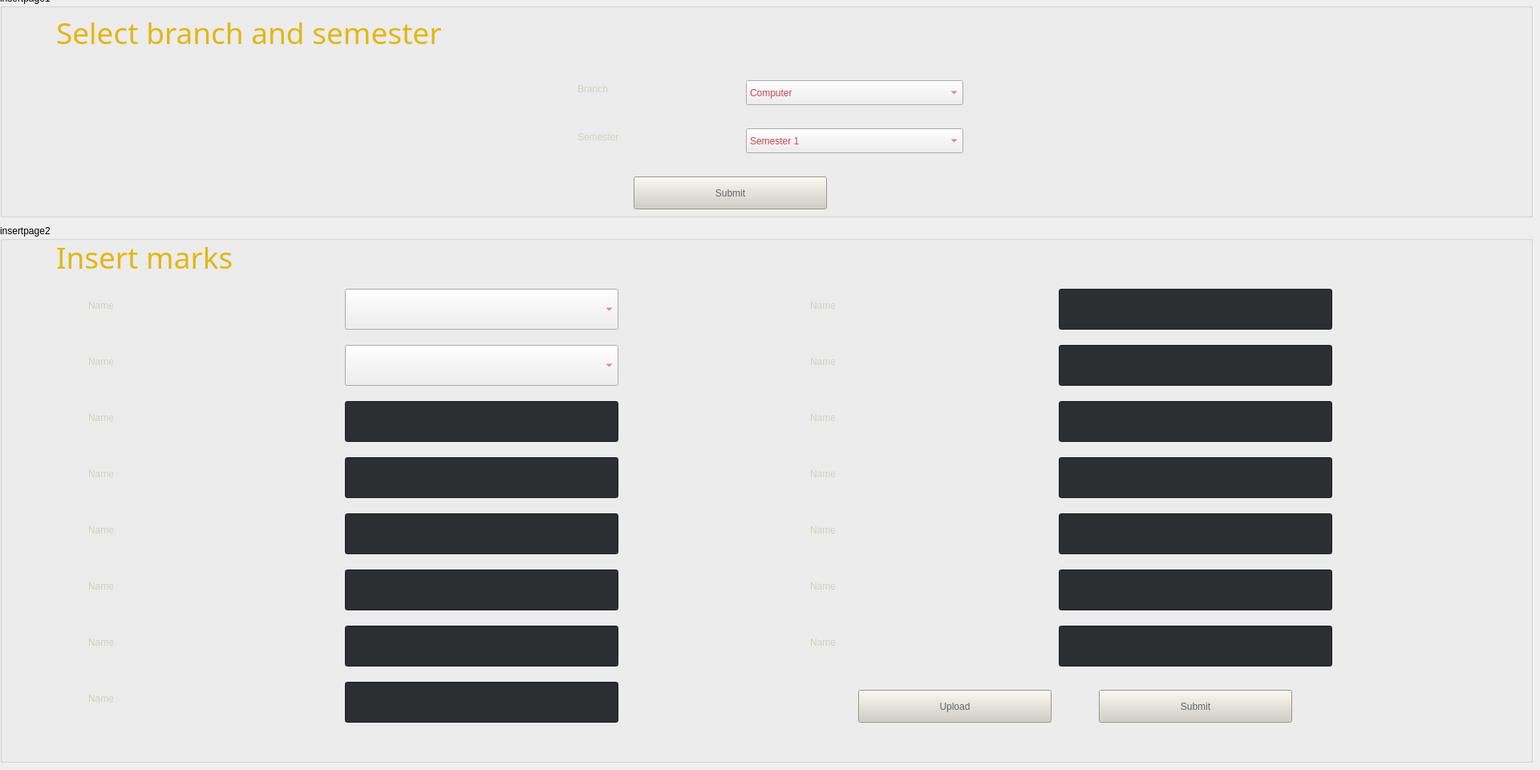
    <widget class="QWidget" name="tab_7">
     <attribute name="title">
      <string>insert</string>
     </attribute>
     <widget class="QGroupBox" name="gb31">
      <property name="geometry">
       <rect>
        <x>0</x>
        <y>-10</y>
        <width>1911</width>
        <height>281</height>
       </rect>
      </property>
      <property name="mouseTracking">
       <bool>false</bool>
      </property>
      <property name="styleSheet">
       <string notr="true"/>
      </property>
      <property name="title">
       <string>insertpage1</string>
      </property>
      <widget class="QLabel" name="label_21">
       <property name="geometry">
        <rect>
         <x>70</x>
         <y>20</y>
         <width>741</width>
         <height>61</height>
        </rect>
       </property>
       <property name="font">
        <font>
         <family>Roboto Mono SemiBold</family>
         <pointsize>28</pointsize>
         <weight>7</weight>
         <italic>false</italic>
         <bold>false</bold>
        </font>
       </property>
       <property name="styleSheet">
        <string notr="true">color: rgb(226, 183, 20);
font: 63 28pt &quot;Roboto Mono SemiBold&quot;;
</string>
       </property>
       <property name="text">
        <string>Select branch and semester</string>
       </property>
      </widget>
      <widget class="QLabel" name="label_24">
       <property name="geometry">
        <rect>
         <x>720</x>
         <y>160</y>
         <width>231</width>
         <height>41</height>
        </rect>
       </property>
       <property name="styleSheet">
        <string notr="true">color: rgb(209, 208, 197);
font: 57 14pt &quot;Roboto Mono Medium&quot;;</string>
       </property>
       <property name="text">
        <string>Semester</string>
       </property>
      </widget>
      <widget class="QLabel" name="label_23">
       <property name="geometry">
        <rect>
         <x>720</x>
         <y>100</y>
         <width>231</width>
         <height>41</height>
        </rect>
       </property>
       <property name="styleSheet">
        <string notr="true">color: rgb(209, 208, 197);
font: 57 14pt &quot;Roboto Mono Medium&quot;;</string>
       </property>
       <property name="text">
        <string>Branch</string>
       </property>
      </widget>
      <widget class="QComboBox" name="cb31">
       <property name="geometry">
        <rect>
         <x>930</x>
         <y>110</y>
         <width>271</width>
         <height>31</height>
        </rect>
       </property>
       <property name="styleSheet">
        <string notr="true">color: rgb(202, 71, 84);
selection-color: rgb(100, 102, 105);
selection-background-color: rgb(226, 183, 20);</string>
       </property>
       <item>
        <property name="text">
         <string>Computer</string>
        </property>
       </item>
       <item>
        <property name="text">
         <string>Information technology</string>
        </property>
       </item>
       <item>
        <property name="text">
         <string>Artificial intelligence and data science</string>
        </property>
       </item>
       <item>
        <property name="text">
         <string>Electronics and telecommunication</string>
        </property>
       </item>
       <item>
        <property name="text">
         <string>Mechanical</string>
        </property>
       </item>
      </widget>
      <widget class="QComboBox" name="cb32">
       <property name="geometry">
        <rect>
         <x>930</x>
         <y>170</y>
         <width>271</width>
         <height>31</height>
        </rect>
       </property>
       <property name="styleSheet">
        <string notr="true">color: rgb(202, 71, 84);
selection-color: rgb(100, 102, 105);
selection-background-color: rgb(226, 183, 20);</string>
       </property>
       <item>
        <property name="text">
         <string>Semester 1</string>
        </property>
       </item>
       <item>
        <property name="text">
         <string>Semester 2</string>
        </property>
       </item>
       <item>
        <property name="text">
         <string>Semester 3</string>
        </property>
       </item>
       <item>
        <property name="text">
         <string>Semester 4</string>
        </property>
       </item>
       <item>
        <property name="text">
         <string>Semester 5</string>
        </property>
       </item>
       <item>
        <property name="text">
         <string>Semester 6</string>
        </property>
       </item>
       <item>
        <property name="text">
         <string>Semester 7</string>
        </property>
       </item>
       <item>
        <property name="text">
         <string>Semester 8</string>
        </property>
       </item>
      </widget>
      <widget class="QPushButton" name="b31">
       <property name="geometry">
        <rect>
         <x>790</x>
         <y>230</y>
         <width>241</width>
         <height>41</height>
        </rect>
       </property>
       <property name="styleSheet">
        <string notr="true">background-color: rgb(209, 208, 197);
color: rgb(100, 102, 105);</string>
       </property>
       <property name="text">
        <string>Submit</string>
       </property>
      </widget>
     </widget>
     <widget class="QGroupBox" name="gb32">
      <property name="geometry">
       <rect>
        <x>0</x>
        <y>280</y>
        <width>1911</width>
        <height>671</height>
       </rect>
      </property>
      <property name="title">
       <string>insertpage2</string>
      </property>
      <widget class="QLabel" name="label_25">
       <property name="geometry">
        <rect>
         <x>70</x>
         <y>20</y>
         <width>341</width>
         <height>41</height>
        </rect>
       </property>
       <property name="font">
        <font>
         <family>Roboto Mono SemiBold</family>
         <pointsize>28</pointsize>
         <weight>7</weight>
         <italic>false</italic>
         <bold>false</bold>
        </font>
       </property>
       <property name="styleSheet">
        <string notr="true">color: rgb(226, 183, 20);
font: 63 28pt &quot;Roboto Mono SemiBold&quot;;
</string>
       </property>
       <property name="text">
        <string>Insert marks</string>
       </property>
      </widget>
      <widget class="QLabel" name="lbim301">
       <property name="geometry">
        <rect>
         <x>110</x>
         <y>80</y>
         <width>261</width>
         <height>41</height>
        </rect>
       </property>
       <property name="styleSheet">
        <string notr="true">color: rgb(209, 208, 197);
font: 57 14pt &quot;Roboto Mono Medium&quot;;</string>
       </property>
       <property name="text">
        <string>Name</string>
       </property>
      </widget>
      <widget class="QLabel" name="lbim302">
       <property name="geometry">
        <rect>
         <x>110</x>
         <y>150</y>
         <width>261</width>
         <height>41</height>
        </rect>
       </property>
       <property name="styleSheet">
        <string notr="true">color: rgb(209, 208, 197);
font: 57 14pt &quot;Roboto Mono Medium&quot;;</string>
       </property>
       <property name="text">
        <string>Name</string>
       </property>
      </widget>
      <widget class="QLabel" name="lbim303">
       <property name="geometry">
        <rect>
         <x>110</x>
         <y>220</y>
         <width>261</width>
         <height>41</height>
        </rect>
       </property>
       <property name="styleSheet">
        <string notr="true">color: rgb(209, 208, 197);
font: 57 14pt &quot;Roboto Mono Medium&quot;;</string>
       </property>
       <property name="text">
        <string>Name</string>
       </property>
      </widget>
      <widget class="QLineEdit" name="tf303">
       <property name="geometry">
        <rect>
         <x>430</x>
         <y>220</y>
         <width>341</width>
         <height>51</height>
        </rect>
       </property>
       <property name="styleSheet">
        <string notr="true">background-color: rgb(44, 46, 49);
color: rgb(209, 208, 197);</string>
       </property>
       <property name="text">
        <string/>
       </property>
      </widget>
      <widget class="QLabel" name="lbim304">
       <property name="geometry">
        <rect>
         <x>110</x>
         <y>290</y>
         <width>261</width>
         <height>41</height>
        </rect>
       </property>
       <property name="styleSheet">
        <string notr="true">color: rgb(209, 208, 197);
font: 57 14pt &quot;Roboto Mono Medium&quot;;</string>
       </property>
       <property name="text">
        <string>Name</string>
       </property>
      </widget>
      <widget class="QLineEdit" name="tf304">
       <property name="geometry">
        <rect>
         <x>430</x>
         <y>290</y>
         <width>341</width>
         <height>51</height>
        </rect>
       </property>
       <property name="styleSheet">
        <string notr="true">background-color: rgb(44, 46, 49);
color: rgb(209, 208, 197);</string>
       </property>
       <property name="text">
        <string/>
       </property>
      </widget>
      <widget class="QLabel" name="lbim305">
       <property name="geometry">
        <rect>
         <x>110</x>
         <y>360</y>
         <width>261</width>
         <height>41</height>
        </rect>
       </property>
       <property name="styleSheet">
        <string notr="true">color: rgb(209, 208, 197);
font: 57 14pt &quot;Roboto Mono Medium&quot;;</string>
       </property>
       <property name="text">
        <string>Name</string>
       </property>
      </widget>
      <widget class="QLineEdit" name="tf305">
       <property name="geometry">
        <rect>
         <x>430</x>
         <y>360</y>
         <width>341</width>
         <height>51</height>
        </rect>
       </property>
       <property name="styleSheet">
        <string notr="true">background-color: rgb(44, 46, 49);
color: rgb(209, 208, 197);</string>
       </property>
       <property name="text">
        <string/>
       </property>
      </widget>
      <widget class="QLabel" name="lbim306">
       <property name="geometry">
        <rect>
         <x>110</x>
         <y>430</y>
         <width>261</width>
         <height>41</height>
        </rect>
       </property>
       <property name="styleSheet">
        <string notr="true">color: rgb(209, 208, 197);
font: 57 14pt &quot;Roboto Mono Medium&quot;;</string>
       </property>
       <property name="text">
        <string>Name</string>
       </property>
      </widget>
      <widget class="QLineEdit" name="tf306">
       <property name="geometry">
        <rect>
         <x>430</x>
         <y>430</y>
         <width>341</width>
         <height>51</height>
        </rect>
       </property>
       <property name="styleSheet">
        <string notr="true">background-color: rgb(44, 46, 49);
color: rgb(209, 208, 197);</string>
       </property>
       <property name="text">
        <string/>
       </property>
      </widget>
      <widget class="QLabel" name="lbim307">
       <property name="geometry">
        <rect>
         <x>110</x>
         <y>500</y>
         <width>261</width>
         <height>41</height>
        </rect>
       </property>
       <property name="styleSheet">
        <string notr="true">color: rgb(209, 208, 197);
font: 57 14pt &quot;Roboto Mono Medium&quot;;</string>
       </property>
       <property name="text">
        <string>Name</string>
       </property>
      </widget>
      <widget class="QLineEdit" name="tf307">
       <property name="geometry">
        <rect>
         <x>430</x>
         <y>500</y>
         <width>341</width>
         <height>51</height>
        </rect>
       </property>
       <property name="styleSheet">
        <string notr="true">background-color: rgb(44, 46, 49);
color: rgb(209, 208, 197);</string>
       </property>
       <property name="text">
        <string/>
       </property>
      </widget>
      <widget class="QLabel" name="lbim312">
       <property name="geometry">
        <rect>
         <x>1010</x>
         <y>360</y>
         <width>311</width>
         <height>41</height>
        </rect>
       </property>
       <property name="styleSheet">
        <string notr="true">color: rgb(209, 208, 197);
font: 57 14pt &quot;Roboto Mono Medium&quot;;</string>
       </property>
       <property name="text">
        <string>Name</string>
       </property>
      </widget>
      <widget class="QLabel" name="lbim311">
       <property name="geometry">
        <rect>
         <x>1010</x>
         <y>290</y>
         <width>311</width>
         <height>41</height>
        </rect>
       </property>
       <property name="styleSheet">
        <string notr="true">color: rgb(209, 208, 197);
font: 57 14pt &quot;Roboto Mono Medium&quot;;</string>
       </property>
       <property name="text">
        <string>Name</string>
       </property>
      </widget>
      <widget class="QLineEdit" name="tf314">
       <property name="geometry">
        <rect>
         <x>1320</x>
         <y>500</y>
         <width>341</width>
         <height>51</height>
        </rect>
       </property>
       <property name="styleSheet">
        <string notr="true">background-color: rgb(44, 46, 49);
color: rgb(209, 208, 197);</string>
       </property>
       <property name="text">
        <string/>
       </property>
      </widget>
      <widget class="QLabel" name="lbim314">
       <property name="geometry">
        <rect>
         <x>1010</x>
         <y>500</y>
         <width>311</width>
         <height>41</height>
        </rect>
       </property>
       <property name="styleSheet">
        <string notr="true">color: rgb(209, 208, 197);
font: 57 14pt &quot;Roboto Mono Medium&quot;;</string>
       </property>
       <property name="text">
        <string>Name</string>
       </property>
      </widget>
      <widget class="QLineEdit" name="tf309">
       <property name="geometry">
        <rect>
         <x>1320</x>
         <y>150</y>
         <width>341</width>
         <height>51</height>
        </rect>
       </property>
       <property name="styleSheet">
        <string notr="true">background-color: rgb(44, 46, 49);
color: rgb(209, 208, 197);</string>
       </property>
       <property name="text">
        <string/>
       </property>
      </widget>
      <widget class="QLineEdit" name="tf308">
       <property name="geometry">
        <rect>
         <x>1320</x>
         <y>80</y>
         <width>341</width>
         <height>51</height>
        </rect>
       </property>
       <property name="styleSheet">
        <string notr="true">background-color: rgb(44, 46, 49);
color: rgb(209, 208, 197);</string>
       </property>
       <property name="text">
        <string/>
       </property>
      </widget>
      <widget class="QLabel" name="lbim310">
       <property name="geometry">
        <rect>
         <x>1010</x>
         <y>220</y>
         <width>311</width>
         <height>41</height>
        </rect>
       </property>
       <property name="styleSheet">
        <string notr="true">color: rgb(209, 208, 197);
font: 57 14pt &quot;Roboto Mono Medium&quot;;</string>
       </property>
       <property name="text">
        <string>Name</string>
       </property>
      </widget>
      <widget class="QLineEdit" name="tf310">
       <property name="geometry">
        <rect>
         <x>1320</x>
         <y>220</y>
         <width>341</width>
         <height>51</height>
        </rect>
       </property>
       <property name="styleSheet">
        <string notr="true">background-color: rgb(44, 46, 49);
color: rgb(209, 208, 197);</string>
       </property>
       <property name="text">
        <string/>
       </property>
      </widget>
      <widget class="QLineEdit" name="tf311">
       <property name="geometry">
        <rect>
         <x>1320</x>
         <y>290</y>
         <width>341</width>
         <height>51</height>
        </rect>
       </property>
       <property name="styleSheet">
        <string notr="true">background-color: rgb(44, 46, 49);
color: rgb(209, 208, 197);</string>
       </property>
       <property name="text">
        <string/>
       </property>
      </widget>
      <widget class="QLabel" name="lbim309">
       <property name="geometry">
        <rect>
         <x>1010</x>
         <y>150</y>
         <width>311</width>
         <height>41</height>
        </rect>
       </property>
       <property name="styleSheet">
        <string notr="true">color: rgb(209, 208, 197);
font: 57 14pt &quot;Roboto Mono Medium&quot;;</string>
       </property>
       <property name="text">
        <string>Name</string>
       </property>
      </widget>
      <widget class="QLabel" name="lbim308">
       <property name="geometry">
        <rect>
         <x>1010</x>
         <y>80</y>
         <width>311</width>
         <height>41</height>
        </rect>
       </property>
       <property name="styleSheet">
        <string notr="true">color: rgb(209, 208, 197);
font: 57 14pt &quot;Roboto Mono Medium&quot;;</string>
       </property>
       <property name="text">
        <string>Name</string>
       </property>
      </widget>
      <widget class="QLabel" name="lbim313">
       <property name="geometry">
        <rect>
         <x>1010</x>
         <y>430</y>
         <width>311</width>
         <height>41</height>
        </rect>
       </property>
       <property name="styleSheet">
        <string notr="true">color: rgb(209, 208, 197);
font: 57 14pt &quot;Roboto Mono Medium&quot;;</string>
       </property>
       <property name="text">
        <string>Name</string>
       </property>
      </widget>
      <widget class="QLineEdit" name="tf312">
       <property name="geometry">
        <rect>
         <x>1320</x>
         <y>360</y>
         <width>341</width>
         <height>51</height>
        </rect>
       </property>
       <property name="styleSheet">
        <string notr="true">background-color: rgb(44, 46, 49);
color: rgb(209, 208, 197);</string>
       </property>
       <property name="text">
        <string/>
       </property>
      </widget>
      <widget class="QLineEdit" name="tf313">
       <property name="geometry">
        <rect>
         <x>1320</x>
         <y>430</y>
         <width>341</width>
         <height>51</height>
        </rect>
       </property>
       <property name="styleSheet">
        <string notr="true">background-color: rgb(44, 46, 49);
color: rgb(209, 208, 197);</string>
       </property>
       <property name="text">
        <string/>
       </property>
      </widget>
      <widget class="QPushButton" name="b32">
       <property name="geometry">
        <rect>
         <x>1370</x>
         <y>580</y>
         <width>241</width>
         <height>41</height>
        </rect>
       </property>
       <property name="styleSheet">
        <string notr="true">background-color: rgb(209, 208, 197);
color: rgb(100, 102, 105);</string>
       </property>
       <property name="text">
        <string>Submit</string>
       </property>
      </widget>
      <widget class="QLineEdit" name="tf315">
       <property name="geometry">
        <rect>
         <x>430</x>
         <y>570</y>
         <width>341</width>
         <height>51</height>
        </rect>
       </property>
       <property name="styleSheet">
        <string notr="true">background-color: rgb(44, 46, 49);
color: rgb(209, 208, 197);</string>
       </property>
       <property name="text">
        <string/>
       </property>
      </widget>
      <widget class="QLabel" name="lbim315">
       <property name="geometry">
        <rect>
         <x>110</x>
         <y>570</y>
         <width>261</width>
         <height>41</height>
        </rect>
       </property>
       <property name="styleSheet">
        <string notr="true">color: rgb(209, 208, 197);
font: 57 14pt &quot;Roboto Mono Medium&quot;;</string>
       </property>
       <property name="text">
        <string>Name</string>
       </property>
      </widget>
      <widget class="QComboBox" name="tf301">
       <property name="geometry">
        <rect>
         <x>430</x>
         <y>80</y>
         <width>341</width>
         <height>51</height>
        </rect>
       </property>
       <property name="styleSheet">
        <string notr="true">color: rgb(202, 71, 84);
selection-color: rgb(100, 102, 105);
selection-background-color: rgb(226, 183, 20);</string>
       </property>
      </widget>
      <widget class="QComboBox" name="tf302">
       <property name="geometry">
        <rect>
         <x>430</x>
         <y>150</y>
         <width>341</width>
         <height>51</height>
        </rect>
       </property>
       <property name="styleSheet">
        <string notr="true">color: rgb(202, 71, 84);
selection-color: rgb(100, 102, 105);
selection-background-color: rgb(226, 183, 20);</string>
       </property>
      </widget>
      <widget class="QPushButton" name="b33">
       <property name="geometry">
        <rect>
         <x>1070</x>
         <y>580</y>
         <width>241</width>
         <height>41</height>
        </rect>
       </property>
       <property name="styleSheet">
        <string notr="true">background-color: rgb(209, 208, 197);
color: rgb(100, 102, 105);</string>
       </property>
       <property name="text">
        <string>Upload</string>
       </property>
      </widget>
     </widget>
    </widget>
